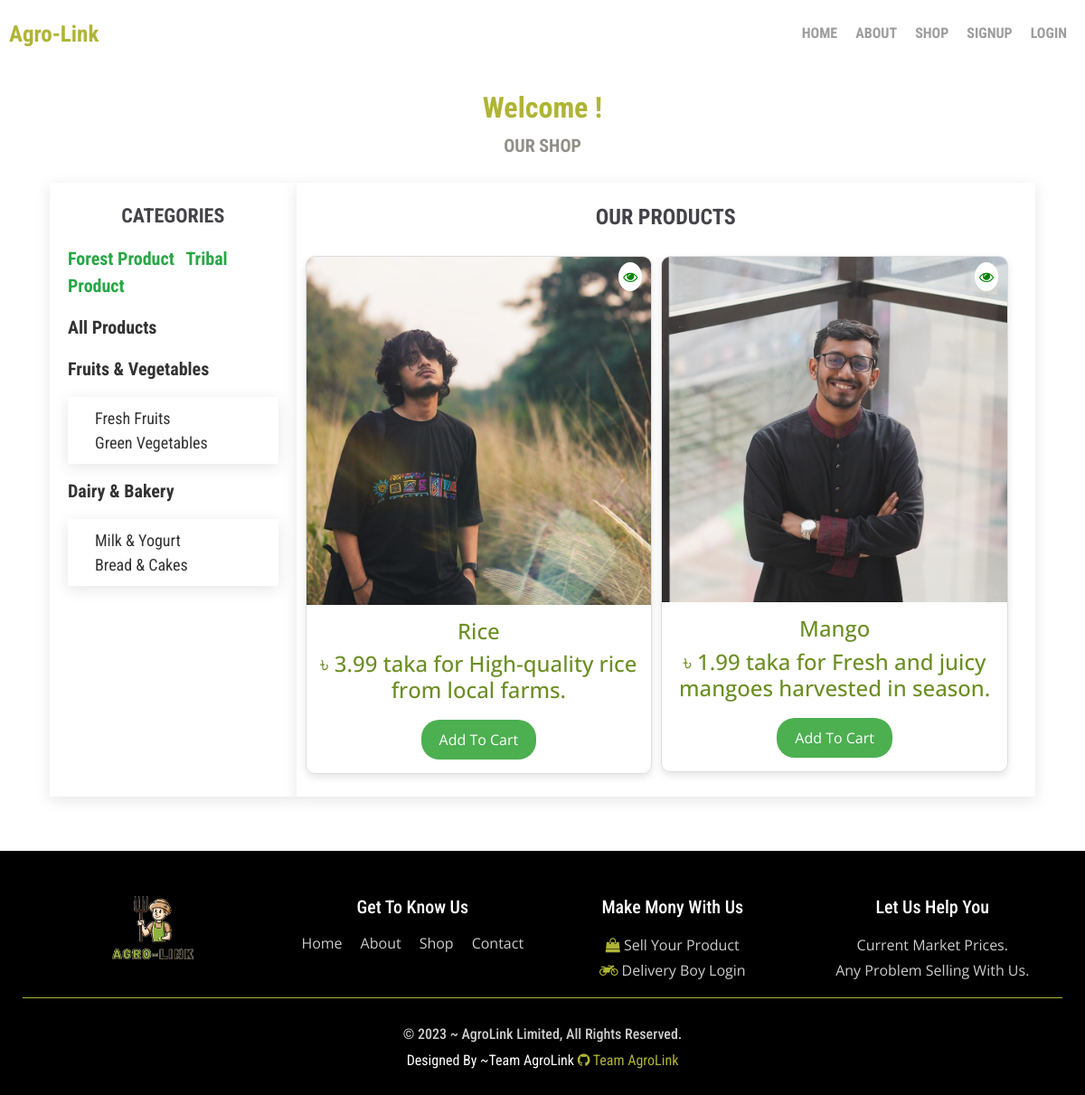
The page /shop.php on the database its author committed.
### tables this page shows
CREATE TABLE PRODUCT (
    product_ID INTEGER AUTO_INCREMENT,
    product_name VARCHAR(100) NOT NULL,
    product_Origin VARCHAR(50) NOT NULL,
    availability INTEGER NOT NULL,
    dateAdded DATE NOT NULL,
    bestBefore DATE,
    product_Size VARCHAR(20),
    weight DECIMAL(10, 2),
    imagelink VARCHAR(100) NOT NULL,
    category VARCHAR(50) NOT NULL,
    unitprice DECIMAL(10, 2),
    description VARCHAR(200),
    CONSTRAINT product_PK PRIMARY KEY (product_ID)
);

### shop.php (the view, shortened to what this page needs)
<?php
include 'includes/navigation_bar.php';
?>
<div class="container shopping">
<div class="row heading">
            <div class="col-xl-12">
                <h2>Welcome !</h2>
                <p>Our Shop</p>
            </div>
        </div>
    <div class="wrapp d-flex">
        <div class="left_side">
    <p>Categories</p>
    <div class="category_display">
        <ul>
            <li>
                <div class="category_body text-center">
                    <p><a href="shop?type=forest" class="text-success">Forest Product</a> <span class="pl-2"><a href="shop?type=tribal" class="text-success">Tribal Product</a></span></p>
                </div>
            </li>
            <li>
                <div class="category_body">
                    <a href="shop"><p>All Products</p></a>
                </div>
            </li>
            <li>
                <div class="category_body">
                    <p>Fruits & Vegetables</p>
                    <div class="sub_category">
                        <ul>
                            <li><a href="shop?id=1">Fresh Fruits</a></li>
                            <li><a href="shop?id=2">Green Vegetables</a></li>
                        </ul>
                    </div>
                </div>
            </li>
            <li>
                <div class="category_body">
                    <p>Dairy & Bakery</p>
                    <div class="sub_category">
                        <ul>
                            <li><a href="shop?id=3">Milk & Yogurt</a></li>
                            <li><a href="shop?id=4">Bread & Cakes</a></li>
                        </ul>
                    </div>
                </div>
            </li>
        </ul>
    </div>
</div>
<div class="right_side" style="flex-grow: 1; padding: 20px; box-sizing: border-box;">
    <p style="font-size: 24px; font-weight: bold; margin-bottom: 20px;">Our Products</p>
    <div class="row" style="display: flex; flex-wrap: wrap; justify-content: start;">
        <?php
        $product_query = mysqli_query($con, "SELECT * FROM PRODUCT");
        if (mysqli_num_rows($product_query) > 0) {
            while ($row = mysqli_fetch_assoc($product_query)) {
                ?>
                <div class="col-md-6" style="flex: 0 0 calc(50% - 10px); max-width: calc(50% - 10px); padding: 5px; box-sizing: border-box;">
                    <div class="product_card" style="border: 1px solid #ddd; border-radius: 10px; overflow: hidden; box-shadow: 0 4px 8px rgba(0,0,0,0.1);">
                        <div style="position: relative;">
                            <img src="<?php echo $row['imagelink']; ?>" alt="<?php echo $row['product_name']; ?>" style="width: 100%; display: block;">
                            <div style="position: absolute; top: 10px; right: 10px; z-index: 2;">
                                <a href="product-details?product_ID=<?php echo $row['product_ID']; ?>" style="background-color: #fff; border-radius: 50%; padding: 5px;">
                                    <i class="fa fa-eye" aria-hidden="true" style="color: green;"></i>
                                </a>
                            </div>
                        </div>
                        <div style="padding: 15px; text-align: center;">
                            <h3 style="font-size: 1.5em;"><?php echo $row['product_name']; ?></h3>
                            <h4> &#2547; <?php echo $row['unitprice']; ?> <span>taka for <?php echo $row['description']; ?></span></h4>
                            <a href="?c_id=<?php echo $row['product_ID']; ?>&type=cart">
                                <button style="background-color: #4CAF50; color: white; border: none; border-radius: 20px; padding: 10px 20px; cursor: pointer; margin-top: 10px;">Add To Cart</button>
                            </a>
                        </div>
                    </div>
                </div>
                <?php
            }
        } else {
            echo "<p class='text-capitalize p-5 text-danger'>No Products Found!</p>";
        }
        ?>
    </div>
</div>
    </div>
    </div>
<?php include 'includes/footer.php'; ?>

### style/prices.css (style rules this page uses)
* { margin: 0; padding: 0; box-sizing: border-box; }

### style/style.css (style rules this page uses)
ul { list-style-type: none; }
a { text-decoration: none; }
:root { --logo: #b0b435; --background: #878787; --color: #fff; --color1: #ccc; --color2: #333333; --color3: #f0f0f065; --color4: #928f88; --color5: #444349; --font: "Dosis", sans-serif; --shado: 0 4px 16px rgba(128, 128, 128, 0.1); }
.about_us, .shopping, .product_detailes, .contact, .registration, .login_page, .cart_page, .profile, .checkout, .success_page, .orders_page, .chat_app { margin-top: 100px; color: olivedrab; }
.heading h2 { text-align: center; color: var(--logo); font-family: var(--font); font-weight: 700; text-transform: capitalize; }
.heading p { text-align: center; color: var(--color4); font-size: 20px; font-family: var(--font); font-weight: 700; text-transform: uppercase; }
.wrapp { width: 100%; padding: 10px; }
.left_side { flex-basis: 25%; padding: 20px; background-color: var(--color); box-shadow: var(--shado); }
.left_side p, .right_side p { text-align: center; text-transform: uppercase; color: var(--color5); font-size: 22px; font-family: var(--font); font-weight: 700; }
.left_side .category_display ul li p { margin-top: 15px; color: var(--color2); font-size: 20px; text-transform: capitalize; text-align: left; }
.left_side .category_display .category_body .sub_category { transition: all 0.5s ease-in-out; }
.left_side .category_display .category_body ul { width: 100%; padding: 10px 30px; background-color: var(--color); box-shadow: var(--shado); }
.left_side .category_display .category_body .sub_category ul li a { text-transform: capitalize; color: var(--color2); font-size: 18px; font-family: var(--font); }
.left_side .category_display .category_body .sub_category ul li a { cursor: pointer; }
.right_side { flex-basis: 75%; padding: 20px; background-color: var(--color); box-shadow: var(--shado); }

### style/whether.css (style rules this page uses)
:root { --logo: #b0b435; --background: #a0a0a0; --color: #fff; --color1: #ccc; --color2: #333333; --color3: #f0f0f065; --color4: #928f88; --color5: #444349; --font: "Roboto Condensed", sans-serif; --shado: 0 4px 16px rgb(0 0 0 / 10%); }

### rows shown on the page
product: shows a picture, product_name "Rice", unitprice "3.99", description "High-quality rice from local farms."
product: shows a picture, product_name "Mango", unitprice "1.99", description "Fresh and juicy mangoes harvested in season."
